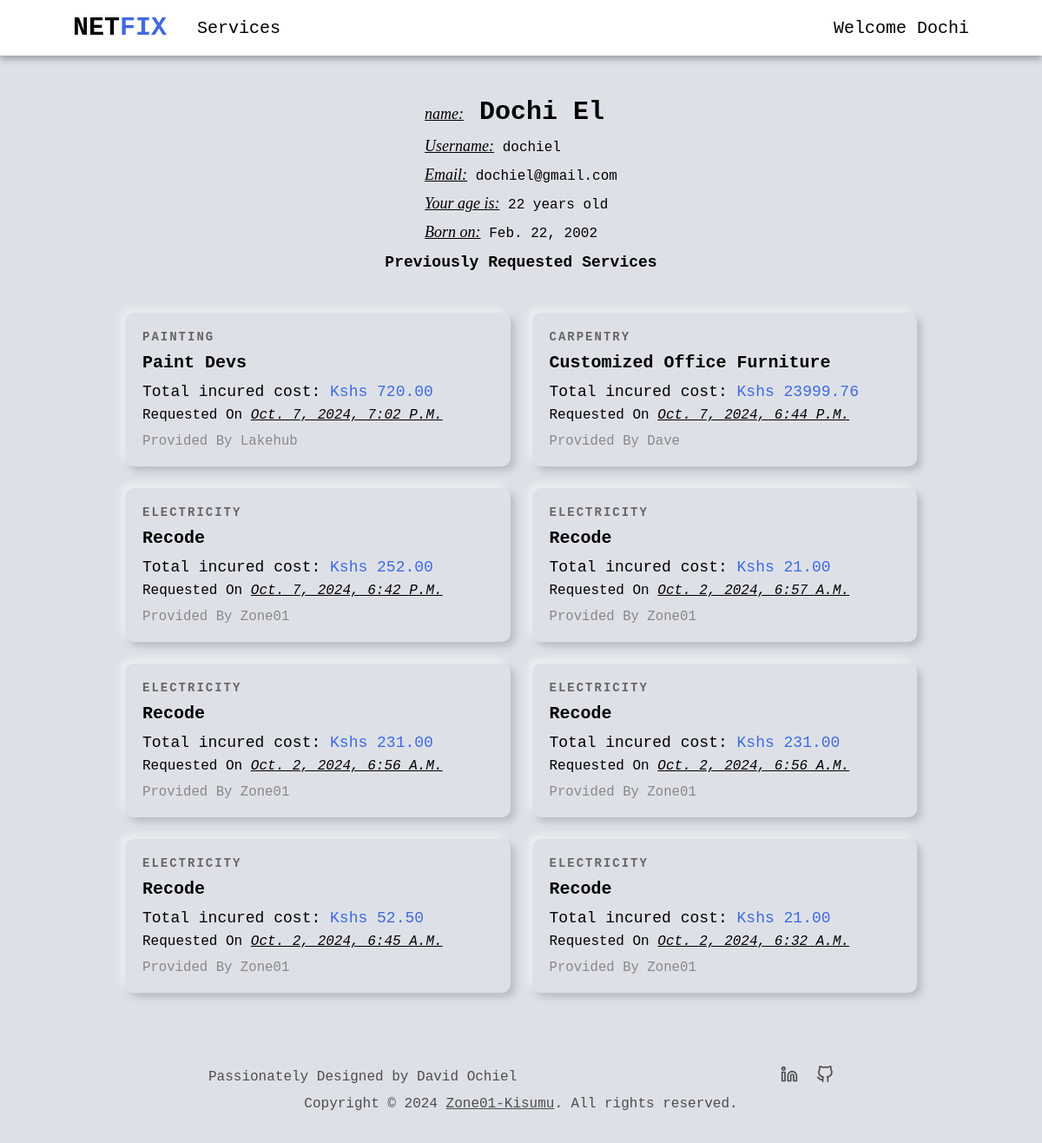
The page /customer/profile/ (signed in) on the database its author committed.
### users/models.py (models this page shows, shortened)
class User(AbstractUser):
    is_company = models.BooleanField(default=False)
    is_customer = models.BooleanField(default=False)
    email = models.EmailField(max_length=100, unique=True)
    username = models.CharField(max_length=100, unique=True)
    id = models.UUIDField(default=uuid.uuid4, unique=True, primary_key=True, editable=False) # override the default id field
    USERNAME_FIELD = 'email'
    REQUIRED_FIELDS = ['username']

class Customer(models.Model):
    user = models.OneToOneField(User, on_delete=models.CASCADE, primary_key=True)
    d_o_b = models.DateField(null=True, blank=True)

class Company(models.Model):
    user = models.OneToOneField(User, on_delete=models.CASCADE, primary_key=True)
    choices = (
        ('Air Conditioner', 'Air Conditioner'),
        ('All in One', 'All in One'),
        ('Carpentry', 'Carpentry'),
        ('Electricity', 'Electricity'),
        ('Gardening', 'Gardening'),
        ('Home Machines', 'Home Machines'),
        ('Housekeeping', 'Housekeeping'),
        ('Interior Design', 'Interior Design'),
        ('Locks', 'Locks'),
        ('Painting', 'Painting'),
        ('Plumbing', 'Plumbing'),
        ('Water Heaters', 'Water Heaters'),
    )
    field = models.CharField(max_length=30, blank=False, null=False, default="", choices=choices)
    class Meta:
        verbose_name = 'Company'
        verbose_name_plural = 'Companies'
    def __str__(self):
        return self.user.username

### services/models.py (models this page shows, shortened)
class RequestService(models.Model):
    customer = models.ForeignKey(Customer, on_delete=models.CASCADE)
    service = models.ForeignKey(Service, on_delete=models.CASCADE)
    address = models.CharField(max_length=200)
    time = models.IntegerField(default=1)
    total_cost = models.DecimalField(decimal_places=2, max_digits=7)
    date = models.DateTimeField(auto_now=True, null=False)
    id = models.UUIDField(default=uuid.uuid4, unique=True, primary_key=True, editable=False)
    class Meta:
        verbose_name = 'Requested service'
        verbose_name_plural = 'Requested services'

class Service(models.Model):
    company = models.ForeignKey(Company, default="", on_delete=models.CASCADE)
    name = models.CharField(max_length=40)
    description = models.TextField()
    price_hr = models.DecimalField(decimal_places=2, max_digits=5)
    choices = (
        ('Air Conditioner', 'Air Conditioner'),
        ('Carpentry', 'Carpentry'),
        ('Electricity', 'Electricity'),
        ('Gardening', 'Gardening'),
        ('Home Machines', 'Home Machines'),
        ('Housekeeping', 'Housekeeping'),
        ('Interior Design', 'Interior Design'),
        ('Locks', 'Locks'),
        ('Painting', 'Painting'),
        ('Plumbing', 'Plumbing'),
        ('Water Heaters', 'Water Heaters'),
    )
    field = models.CharField(max_length=30, blank=False, null=False, default="", choices=choices)
    date = models.DateTimeField(auto_now=True, null=False)
    id = models.UUIDField(default=uuid.uuid4, unique=True, primary_key=True, editable=False)
    def __str__(self):
        return self.name

### users/views.py (the view, shortened to what this page needs)
# urls.py: path('customer/profile/', v.customer_profile, name='customer_profile'),
@login_required(login_url='login_user')
def customer_profile(request):
    user = User.objects.get(username=request.user.username)
    requested_services = user.customer.requestservice_set.all().order_by('-date')
    d_o_b = user.customer.d_o_b
    current_date = timezone.now().date()
    age = current_date.year - d_o_b.year
    if (current_date.month < d_o_b.month) or (current_date.month == d_o_b.month and current_date.day < d_o_b.day):
        age -= 1
    context = {
        "profile": user,
        "age": age,
        'requested_services': requested_services,
    }
    return render(request, "users/profile.html", context)

### users/templates/users/profile.html (shortened to what this page needs)
{% extends 'main/base.html' %}
{% block content %}
<section class="non-hero-container">
    {% if request.user.is_authenticated and user.username == profile.username and user.is_customer %}
    <div class="profile-details-header customer-details-header">
        <div class="header-content">
            <h1 class="full-name">
                <span class="profile-usher">name:</span> <span>{{profile.first_name}}
                </span><span>{{profile.last_name}}</span>
            </h1>
            <p class="username"><span class="profile-usher">Username:</span> {{profile.username}}</p>
            <p class="email"><span class="profile-usher">Email:</span> {{profile.email}}</p>
            <p class="age"><span class="profile-usher">Your age is:</span> {{age}} years old</p>
            <p class="age"><span class="profile-usher">Born on:</span> {{profile.customer.d_o_b}}</p>
        </div>
    </div>
    <div class="services-header  services-header-profile">
        <h1>Previously Requested Services</h1>
    </div>
    {% if requested_services %}
    <div class="services-grid">
        {% for requested_service in requested_services %}
        <a href="{% url 'index' requested_service.service.id %}" class="service-card">
            <div class="card-content">
                <p class="service-category">{{ requested_service.service.field }}</p>
                <h2 class="service-name">{{ requested_service.service }}</h2>
                <p class="service-price"><span>Total incured cost:</span> Kshs {{ requested_service.total_cost }}</p>
                <p class="service-date">requested on <span>{{requested_service.date}}</span></p>
                <p class="service-company">provided by {{requested_service.service.company}}</p>
            </div>
        </a>
        {% endfor %}
    </div>
    {% else %}
    <div class="no-services">
        <p>Seems like your service request adventure hasn't begun yet.</p>
        <a class="btn-link" href="{% url 'service_list' %}">Explore services</a>
    </div>
    {% endif %}
    {% endif %}
</section>
{% endblock content %}

### main/templates/main/nav.html (shortened to what this page needs)
<nav class="navbar">
    <div class="left-nav">
        <h1><a class="logo" href="{% url 'home' %}">NET<span>FIX</span></a></h1>
        <div class="services-dropdown">
            <a class="royal-hover" href="{% url 'service_list' %}">Services</a>
        </div>
    </div>
    <div class="account-dropdown">
        {% if request.user.is_authenticated %}
        <span class="royal-hover welcome-nav-text">Welcome {{user.first_name}}</span>
        {% else %}
        <span class="royal-hover">Account</span>
        {% endif %}
    </div>
</nav>

### static/css/style.css (style rules this page uses)
* { margin: 0; padding: 0; box-sizing: border-box; font-family: 'Courier New', Courier, monospace; }
:root { --nav-height: 8vh; --default-back: #dde1e7; }
a { text-decoration: none; color: black; }
.navbar { background-color: white; display: flex; align-items: center; justify-content: space-between; text-align: center; position: fixed; width: 100%; height: var(--nav-height); font-size: 20px; padding: 0 7%; box-shadow: 0 4px 8px rgba(0, 0, 0, 0.3); top: 0; z-index: 100; }
.left-nav { display: flex; align-items: center; }
.left-nav h1 { margin-right: 35px; }
.logo span { color: royalblue; }
.account-dropdown, .services-dropdown { position: relative; display: inline-block; }
.account-dropdown span { cursor: pointer; }
.welcome-nav-text { text-transform: capitalize; }
.non-hero-container { padding: 3rem 12%; }
.services-grid { display: grid; grid-template-columns: repeat(auto-fill, minmax(300px, 1fr)); gap: 25px; }
.services-header { display: flex; align-items: center; justify-content: center; flex-direction: column; margin-bottom: 25px; text-transform: capitalize; }
.service-card { border-radius: 10px; box-shadow: -5px -5px 9px rgba(255,255,255,0.45), 5px 5px 9px rgba(94,104,121,0.3); transition: transform 0.3s; cursor: pointer; text-decoration: none; color: black; display: block; }
.card-content { padding: 20px; }
.service-category { font-size: 14px; font-weight: 800; color: #666; margin-bottom: 10px; text-transform: uppercase; letter-spacing: 2px; }
.service-name { font-size: 20px; text-transform: capitalize; font-weight: bold; margin-bottom: 12px; }
.service-price { font-size: 18px; color: royalblue; margin-bottom: 8px; }
.service-price span { color: black; }
.service-date { font-size: 16px; text-transform: capitalize; margin-bottom: 12px; }
.service-date span { text-decoration: underline; font-style: italic; }
.service-company { font-size: 98%; text-transform: capitalize; color: #888; }
.profile-details-header { display: flex; flex-direction: column; justify-content: center; margin-bottom: 30px; padding: 25px 0; position: relative; height: 180px; }
.customer-details-header { margin-bottom: 0; }
.header-content { display: block; position: absolute; left: 50%; transform: translateX(-50%); height: 100%; }
.profile-details-header .full-name { text-transform: capitalize; font-size: 30px; margin-bottom: 12px; }
.profile-details-header .username, .profile-details-header .email, .profile-details-header .age { font-size: 100%; margin-bottom: 12px; }
.profile-usher { all: initial; font-size: 18px; font-style: italic; text-decoration: underline; }
.services-header-profile { font-size: 12px; margin-bottom: 6vh; }

### rows shown on the page
User: first_name "Dochi", last_name "El", username "dochiel", email "dochiel@gmail.com", customer.d_o_b "Feb. 22, 2002"
RequestService: service.field "PAINTING", service "Paint Devs", total_cost "720.00", date "Oct. 7, 2024, 7:02 P.m.", service.company "Lakehub"
RequestService: service.field "CARPENTRY", service "Customized Office Furniture", total_cost "23999.76", date "Oct. 7, 2024, 6:44 P.m.", service.company "Dave"
RequestService: service.field "ELECTRICITY", service "Recode", total_cost "252.00", date "Oct. 7, 2024, 6:42 P.m.", service.company "Zone01"
RequestService: service.field "ELECTRICITY", service "Recode", total_cost "21.00", date "Oct. 2, 2024, 6:57 A.m.", service.company "Zone01"
RequestService: service.field "ELECTRICITY", service "Recode", total_cost "231.00", date "Oct. 2, 2024, 6:56 A.m.", service.company "Zone01"
RequestService: service.field "ELECTRICITY", service "Recode", total_cost "231.00", date "Oct. 2, 2024, 6:56 A.m.", service.company "Zone01"
RequestService: service.field "ELECTRICITY", service "Recode", total_cost "52.50", date "Oct. 2, 2024, 6:45 A.m.", service.company "Zone01"
RequestService: service.field "ELECTRICITY", service "Recode", total_cost "21.00", date "Oct. 2, 2024, 6:32 A.m.", service.company "Zone01"
